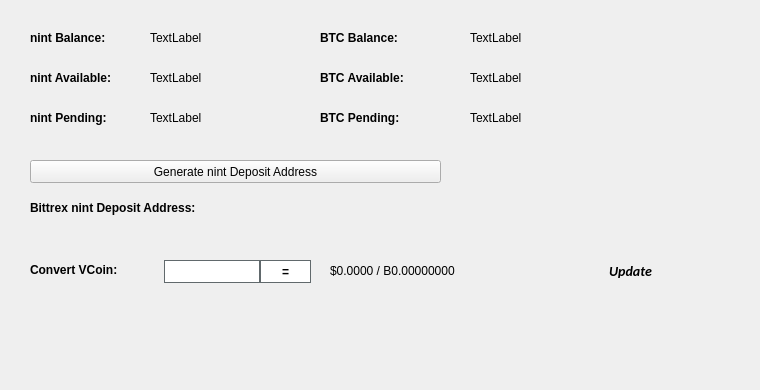
   <widget class="QWidget" name="BalanceTab">
    <attribute name="title">
     <string>Balance</string>
    </attribute>
    <widget class="QLabel" name="BitcoinBalanceLabel">
     <property name="geometry">
      <rect>
       <x>470</x>
       <y>30</y>
       <width>150</width>
       <height>16</height>
      </rect>
     </property>
     <property name="text">
      <string>TextLabel</string>
     </property>
    </widget>
    <widget class="QLabel" name="ECABalanceLabel">
     <property name="geometry">
      <rect>
       <x>150</x>
       <y>30</y>
       <width>150</width>
       <height>16</height>
      </rect>
     </property>
     <property name="text">
      <string>TextLabel</string>
     </property>
    </widget>
    <widget class="QLabel" name="label_11">
     <property name="geometry">
      <rect>
       <x>30</x>
       <y>30</y>
       <width>101</width>
       <height>16</height>
      </rect>
     </property>
     <property name="font">
      <font>
       <weight>75</weight>
       <bold>true</bold>
      </font>
     </property>
     <property name="text">
      <string>nint Balance:</string>
     </property>
    </widget>
    <widget class="QLabel" name="label_12">
     <property name="geometry">
      <rect>
       <x>320</x>
       <y>30</y>
       <width>101</width>
       <height>16</height>
      </rect>
     </property>
     <property name="font">
      <font>
       <weight>75</weight>
       <bold>true</bold>
      </font>
     </property>
     <property name="text">
      <string>BTC Balance:</string>
     </property>
    </widget>
    <widget class="QLabel" name="ECAAvailableLabel_2">
     <property name="geometry">
      <rect>
       <x>150</x>
       <y>70</y>
       <width>150</width>
       <height>16</height>
      </rect>
     </property>
     <property name="text">
      <string>TextLabel</string>
     </property>
    </widget>
    <widget class="QLabel" name="label_13">
     <property name="geometry">
      <rect>
       <x>30</x>
       <y>70</y>
       <width>111</width>
       <height>16</height>
      </rect>
     </property>
     <property name="font">
      <font>
       <weight>75</weight>
       <bold>true</bold>
      </font>
     </property>
     <property name="text">
      <string>nint Available:</string>
     </property>
    </widget>
    <widget class="QLabel" name="label_14">
     <property name="geometry">
      <rect>
       <x>30</x>
       <y>110</y>
       <width>101</width>
       <height>16</height>
      </rect>
     </property>
     <property name="font">
      <font>
       <weight>75</weight>
       <bold>true</bold>
      </font>
     </property>
     <property name="text">
      <string>nint Pending:</string>
     </property>
    </widget>
    <widget class="QLabel" name="ECAPendingLabel">
     <property name="geometry">
      <rect>
       <x>150</x>
       <y>110</y>
       <width>150</width>
       <height>16</height>
      </rect>
     </property>
     <property name="text">
      <string>TextLabel</string>
     </property>
    </widget>
    <widget class="QLabel" name="label_15">
     <property name="geometry">
      <rect>
       <x>320</x>
       <y>70</y>
       <width>111</width>
       <height>16</height>
      </rect>
     </property>
     <property name="font">
      <font>
       <weight>75</weight>
       <bold>true</bold>
      </font>
     </property>
     <property name="text">
      <string>BTC Available:</string>
     </property>
    </widget>
    <widget class="QLabel" name="BitcoinAvailableLabel">
     <property name="geometry">
      <rect>
       <x>470</x>
       <y>70</y>
       <width>150</width>
       <height>16</height>
      </rect>
     </property>
     <property name="text">
      <string>TextLabel</string>
     </property>
    </widget>
    <widget class="QLabel" name="label_31">
     <property name="geometry">
      <rect>
       <x>320</x>
       <y>110</y>
       <width>111</width>
       <height>16</height>
      </rect>
     </property>
     <property name="font">
      <font>
       <weight>75</weight>
       <bold>true</bold>
      </font>
     </property>
     <property name="text">
      <string>BTC Pending:</string>
     </property>
    </widget>
    <widget class="QLabel" name="BitcoinPendingLabel">
     <property name="geometry">
      <rect>
       <x>470</x>
       <y>110</y>
       <width>150</width>
       <height>16</height>
      </rect>
     </property>
     <property name="text">
      <string>TextLabel</string>
     </property>
    </widget>
    <widget class="QLabel" name="label_33">
     <property name="geometry">
      <rect>
       <x>30</x>
       <y>200</y>
       <width>221</width>
       <height>16</height>
      </rect>
     </property>
     <property name="font">
      <font>
       <weight>75</weight>
       <bold>true</bold>
      </font>
     </property>
     <property name="text">
      <string>Bittrex nint Deposit Address:</string>
     </property>
    </widget>
    <widget class="QPushButton" name="GenDepositBTN">
     <property name="geometry">
      <rect>
       <x>30</x>
       <y>160</y>
       <width>411</width>
       <height>23</height>
      </rect>
     </property>
     <property name="text">
      <string>Generate nint Deposit Address</string>
     </property>
     <property name="icon">
      <iconset resource="../nint.qrc">
       <normaloff>:/icons/bitcoin</normaloff>:/icons/bitcoin</iconset>
     </property>
    </widget>
    <widget class="QLabel" name="DepositAddressLabel">
     <property name="geometry">
      <rect>
       <x>200</x>
       <y>200</y>
       <width>261</width>
       <height>16</height>
      </rect>
     </property>
     <property name="palette">
      <palette>
       <active>
        <colorrole role="WindowText">
         <brush brushstyle="SolidPattern">
          <color alpha="255">
           <red>0</red>
           <green>0</green>
           <blue>0</blue>
          </color>
         </brush>
        </colorrole>
        <colorrole role="Text">
         <brush brushstyle="SolidPattern">
          <color alpha="255">
           <red>0</red>
           <green>0</green>
           <blue>255</blue>
          </color>
         </brush>
        </colorrole>
       </active>
       <inactive>
        <colorrole role="WindowText">
         <brush brushstyle="SolidPattern">
          <color alpha="255">
           <red>0</red>
           <green>0</green>
           <blue>0</blue>
          </color>
         </brush>
        </colorrole>
        <colorrole role="Text">
         <brush brushstyle="SolidPattern">
          <color alpha="255">
           <red>0</red>
           <green>0</green>
           <blue>255</blue>
          </color>
         </brush>
        </colorrole>
       </inactive>
       <disabled>
        <colorrole role="WindowText">
         <brush brushstyle="SolidPattern">
          <color alpha="255">
           <red>120</red>
           <green>120</green>
           <blue>120</blue>
          </color>
         </brush>
        </colorrole>
        <colorrole role="Text">
         <brush brushstyle="SolidPattern">
          <color alpha="255">
           <red>120</red>
           <green>120</green>
           <blue>120</blue>
          </color>
         </brush>
        </colorrole>
       </disabled>
      </palette>
     </property>
     <property name="font">
      <font>
       <weight>75</weight>
       <bold>true</bold>
      </font>
     </property>
     <property name="text">
      <string/>
     </property>
     <property name="alignment">
      <set>Qt::AlignRight|Qt::AlignTrailing|Qt::AlignVCenter</set>
     </property>
     <property name="textInteractionFlags">
      <set>Qt::LinksAccessibleByMouse|Qt::TextSelectableByKeyboard|Qt::TextSelectableByMouse</set>
     </property>
    </widget>
    <widget class="QLabel" name="label_8">
     <property name="geometry">
      <rect>
       <x>460</x>
       <y>300</y>
       <width>281</width>
       <height>81</height>
      </rect>
     </property>
     <property name="text">
      <string/>
     </property>
     <property name="pixmap">
      <pixmap>:/images/bittrex</pixmap>
     </property>
    </widget>
    <widget class="QWidget" name="widgetConversion" native="true">
     <property name="geometry">
      <rect>
       <x>0</x>
       <y>250</y>
       <width>751</width>
       <height>43</height>
      </rect>
     </property>
     <property name="minimumSize">
      <size>
       <width>0</width>
       <height>43</height>
      </size>
     </property>
     <property name="styleSheet">
      <string notr="true"/>
     </property>
     <widget class="QPushButton" name="btnUpdateMarketData">
      <property name="geometry">
       <rect>
        <x>575</x>
        <y>0</y>
        <width>111</width>
        <height>41</height>
       </rect>
      </property>
      <property name="sizePolicy">
       <sizepolicy hsizetype="Expanding" vsizetype="Expanding">
        <horstretch>0</horstretch>
        <verstretch>0</verstretch>
       </sizepolicy>
      </property>
      <property name="font">
       <font>
        <family>calibri</family>
        <pointsize>-1</pointsize>
        <weight>75</weight>
        <italic>true</italic>
        <bold>true</bold>
       </font>
      </property>
      <property name="styleSheet">
       <string notr="true">margin:0px;text-align:center;padding:2px;border-radius:3px;font-style:italic;width:100px;font-size:14px;font-family:calibri;font-weight:600;</string>
      </property>
      <property name="text">
       <string>Update</string>
      </property>
      <property name="iconSize">
       <size>
        <width>150</width>
        <height>35</height>
       </size>
      </property>
      <property name="autoDefault">
       <bool>true</bool>
      </property>
      <property name="default">
       <bool>true</bool>
      </property>
     </widget>
     <widget class="QLabel" name="lblConvertVCoin">
      <property name="geometry">
       <rect>
        <x>30</x>
        <y>10</y>
        <width>131</width>
        <height>20</height>
       </rect>
      </property>
      <property name="styleSheet">
       <string notr="true"/>
      </property>
      <property name="text">
       <string>&lt;html&gt;&lt;head/&gt;&lt;body&gt;&lt;p&gt;&lt;span style=&quot; font-weight:600;&quot;&gt;Convert VCoin:&lt;/span&gt;&lt;/p&gt;&lt;/body&gt;&lt;/html&gt;</string>
      </property>
     </widget>
     <widget class="QLineEdit" name="txtConvertVCoinQty">
      <property name="geometry">
       <rect>
        <x>160</x>
        <y>10</y>
        <width>100</width>
        <height>23</height>
       </rect>
      </property>
      <property name="minimumSize">
       <size>
        <width>100</width>
        <height>23</height>
       </size>
      </property>
      <property name="maximumSize">
       <size>
        <width>100</width>
        <height>16777215</height>
       </size>
      </property>
      <property name="styleSheet">
       <string notr="true">border: 1px solid #61696c;margin-left:4px;</string>
      </property>
     </widget>
     <widget class="QPushButton" name="btnConvertnint">
      <property name="geometry">
       <rect>
        <x>260</x>
        <y>10</y>
        <width>51</width>
        <height>23</height>
       </rect>
      </property>
      <property name="minimumSize">
       <size>
        <width>0</width>
        <height>23</height>
       </size>
      </property>
      <property name="styleSheet">
       <string notr="true">border:1px solid #61696c;background:white;font-weight:600;</string>
      </property>
      <property name="text">
       <string>=</string>
      </property>
     </widget>
     <widget class="QLabel" name="lblConvertVCoinResults">
      <property name="geometry">
       <rect>
        <x>330</x>
        <y>0</y>
        <width>201</width>
        <height>41</height>
       </rect>
      </property>
      <property name="styleSheet">
       <string notr="true"/>
      </property>
      <property name="text">
       <string>$0.0000 / B0.00000000</string>
      </property>
     </widget>
     <widget class="QLabel" name="iconOverviewUpdateWait">
      <property name="geometry">
       <rect>
        <x>670</x>
        <y>10</y>
        <width>24</width>
        <height>24</height>
       </rect>
      </property>
      <property name="text">
       <string/>
      </property>
      <property name="pixmap">
       <pixmap resource="../nint.qrc">:/icons/transaction_1</pixmap>
      </property>
      <property name="scaledContents">
       <bool>true</bool>
      </property>
      <property name="alignment">
       <set>Qt::AlignCenter</set>
      </property>
     </widget>
    </widget>
   </widget>
